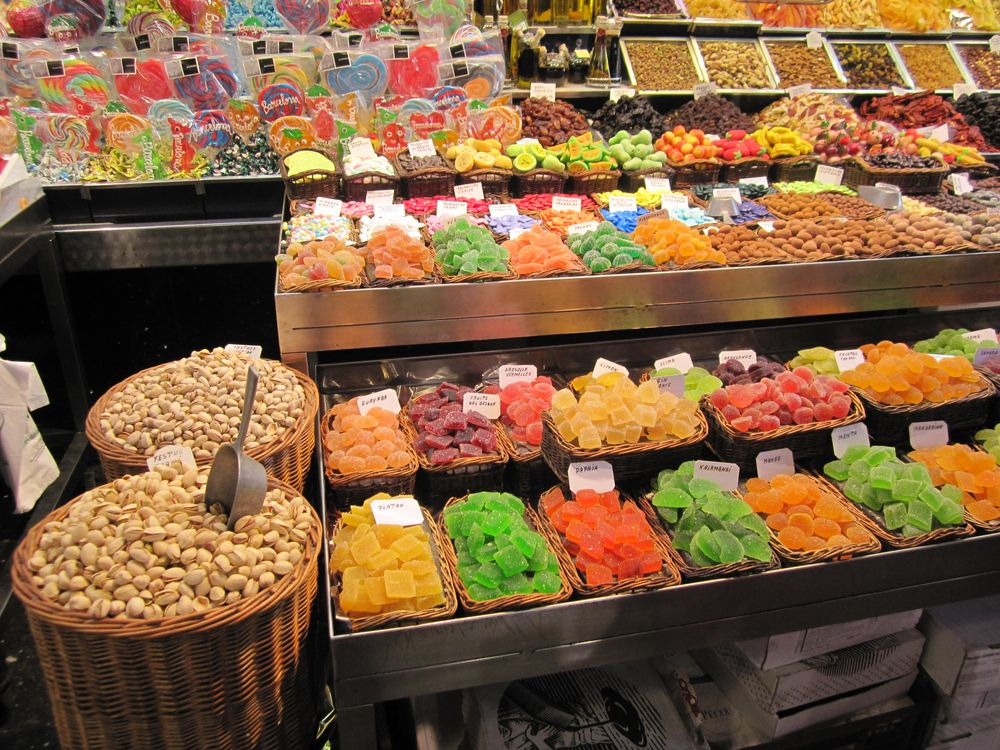
#> input picture WarmUp/Yami.jpg, 1000 x 750 px, found by its file name
$ jupyter execute WarmUp.ipynb   (shell and % lines are left out)
#> lines starting #> are read from the running program, lines starting #| are printed output that depends on the picture; after the words box and inside, x2 and y2 are one past the last pixel; in counts of white or black regions, pixels touching at a corner belong together
 #  <span style="color:blue">Computer Vision - Fall 2023

**Lecturer:** Prof Yael Moses, Reichman

**TA:** Eyal Friedma

Submission date: Not for submission

In this exercise, you'll practice using Jupyter notebook and run some basic functions, including those that involve working with images.

If you have any questions, please post them on the course Piazza. However, make sure to read your friends' posts before posting your own query.

Feel free to respond to your friends' questions or share something you've learned with the class on Piazza.

# <span style="color:blue"> Python's Examples
* Setting up Python libraries
* Arrays:
    - Definition
    - Properties
    - Elements  (index, first, last, a set)
    - Statistic functions
    - Algebric operations (Transpose, element wise operations,  matrix operations)
* Plot graphs
* Images:
    - Read/write/display
    - Basic operations on images

[cell 1]
# You need the following libraries in all your assignments

import numpy as np
import cv2
import matplotlib.pyplot as plt
from scipy.signal import convolve2d    #This is for convolution operation which we will learn in class

<span style="color:blue"> Simple example for if then else

[cell 2]
x=6

if x>4 :
    print('Big')
else:
    print(x)

[cell 3]
print('Big') if x>4 else print(x)

# <span style="color:blue">Arrays

 <span style="color:blue">Array Definition

[cell 4]
A=np.array([[1,2,3,4,5],[6,7,8,9,10]])        # Define a 2D array by values
M_zeros = np.zeros((7,5), np.uint8)            # Define a 2D array zero array by size and type
M_ones=np.ones((7,5), np.float32)             # Define a 2D array zero array by size and type

print('The values of A:\n',A)
print('The values of M_zeros:\n',M_zeros)
print('The values of M_ones:\n',M_ones)

 <span style="color:blue">Array Properties

[cell 5]
print('The shape of A:', A.shape)
print('\n')
print('The shape of A is also given by:',np.shape(A))
print('\n')
print('The shape of M_ones:', M_ones.shape)
print('\n')
print('The type of the data in A:', A.dtype)

 <span style="color:blue"> Aray elements

[cell 6]
print('The second element in the first row of A:', A[0,1])
print('\n')
print('The last element in the first row:', A[0,-1] )
print('\n')
print('The second row, all elemets from the third one up to the end', A[1,2:])
print('\n')

 <span style="color:blue">Statistic functions on the array elements

[cell 7]
print('The maximum value in A:', np.max(A))               #You can also try min, median, mean, etc.
print('An alternative way to compute it:', A.max())       #You can also try min, midean, avg, etc.
print('\n')
print('The maximum value in each column of A:', A.min(0))
print('An alternative way to compute it:', A.max(axis = 0)) # an alternative manner for the same operation
print('\n')
print('The maximum value in each row of A:', A.max(1))

[cell 8]
"Returns the index of  value"
loc = np.unravel_index(np.argmax(A, axis=None), A.shape)
loc = np.unravel_index(6, A.shape)
print('The max value of A is: {0}, at coordinates: {1} '
      .format(np.max(A), loc))

 <span style="color:blue"> Mathematical operations on arrays

[cell 9]
# Operations on elements
print('The matrix A:\n',A)
B=A+1                     # B has the same shape as A but '1' is added to each  of A  values
print('\n The matrix B:\n',B)
print('\n')
print(2*A)                # Scalar multiplication
print('\n')
print(A**2)               # Elementwise power

print('\n')
print(A*B)                # Elementwise multiplication operator
print('\n')
print(A**B)               # Elementwise power operator where the power is determined by corresponing B values.

 <span style="color:blue"> Tranpose

[cell 10]
print(A.T)
C=A.T

np.shape(C)

<span style="color:blue">  Logic operations:

[cell 11]
C = np.array([[0, 0, 1, 1],[1, 1, 0, 0]])
D = np.array([[0, 1, 1, 0],[0, 0, 1, 1]])

print(C & D)
print(C | D)

<span style="color:blue">  Element wise *, ^

[cell 12]
print('The matrix A:\n',A)
B=A+1                     # B has the same shape of a but the values of its elements are increased  by 1
print('\n The matrix B:\n',B)
# Element wise multiplication
print('\n', A*B)

# Element wise power

print('\n\n', A**B)

<span style="color:blue"> Matrix multiplication @

[cell 13]
print(A @ B.T)
print(A.T @ B)

 <span style="color:blue"> Making a stripes' array:

[cell 14]
M_stripes = np.copy(M_zeros)     # M_zeros is defined before
M_stripes[(1,3,5),:]=1
print(M_stripes)

 <span style="color:blue"> Connected components


[cell 15]
# Finding the connected components in a given array:
# The labels represent the number of components
# the connected_mat is an array where each connected component has a unique ID number (integer)
labels, connected_mat = cv2.connectedComponents(M_stripes, connectivity=8)
print(connected_mat)
print('The number of different labels is', labels)

# <span style="color:blue">  Plots and figures

[cell 16]
# specify the way plots behave in jupyter notebook
plt.rcParams['figure.figsize'] = (4.0, 4.0) # set default size of plots
plt.rcParams['image.interpolation'] = 'nearest'
plt.rcParams['image.cmap'] = 'gray'

[cell 17]
# Generate x values from -10 to 10
x=np.linspace(-10,10,21)
print(x)

y=x**2
print(y)

[cell 18]
plt.plot(x, y)
plt.xlabel('x')
plt.ylabel('$x^2$')
plt.title('Parabola')
plt.grid(True)
plt.show()
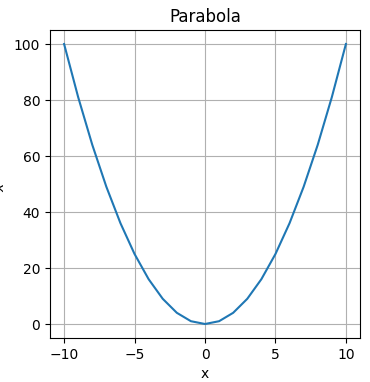
#> figure drawn by matplotlib, 1 panel; curve peaks at x = -10, y = 100

[cell 19]
# Generate x values from 0 to 2*pi (one complete cycle)
x = np.linspace(0, 2 * np.pi, 100)  # 100 points between 0 and 2*pi

# Calculate corresponding y values (sin(x))
y = np.sin(x)

# Plotting the sine function
plt.plot(x, y)
plt.xlabel('x')
plt.ylabel('sin(x)')
plt.title('Sine Function')
plt.grid(True)
plt.show()
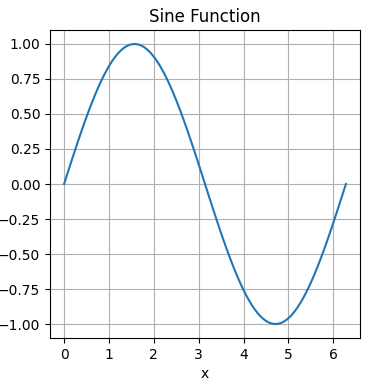
#> figure drawn by matplotlib, 1 panel; curve peaks at x = 1.59, y = 1

[cell 20]
# This is an example of 3D plot when applying a function

x = np.linspace(-5, 5, 11) #array of x values
y = np.linspace(-5, 5, 11) #array of y values
print(x)
x, y = np.meshgrid(x, y)  # Create a grid of points

def Gaussian(x, y,sig=1):
    return (1/(2*np.pi*sig**2))*np.exp(-(np.square(x) + np.square(y))/(2*sig**2))

sig=2               # parameter
G=Gaussian(x,y,2)


fig = plt.figure()
ax = fig.add_subplot(111, projection='3d')

# Plotting the 3D surface
surf = ax.plot_surface(x, y, G, cmap='viridis')

ax.set_xlabel('X-axis')
ax.set_ylabel('Y-axis')
ax.set_zlabel('Z-axis')
ax.set_title('Gaussian 3D Surface')

# Plotting in 3D
plt.show()
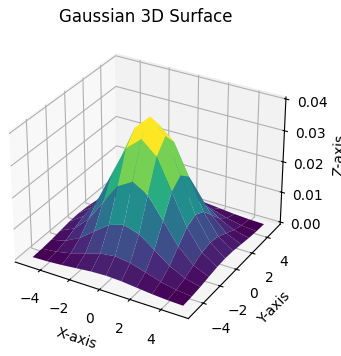
#> figure drawn by matplotlib, 1 panel

# <span style="color:blue"> Your Part


1. What is the shape of G?
2. Add a function that  normalizes the values in G such that the sum of its elements is 1.
2. Add a function that plots the Gaussian values along the x axis where the y value equals to 0.

# <span style="color:blue"> Images

[cell 21]
im_gray = cv2.imread('yami.jpg', cv2.IMREAD_GRAYSCALE)  # Read a color image as a Greyscale image
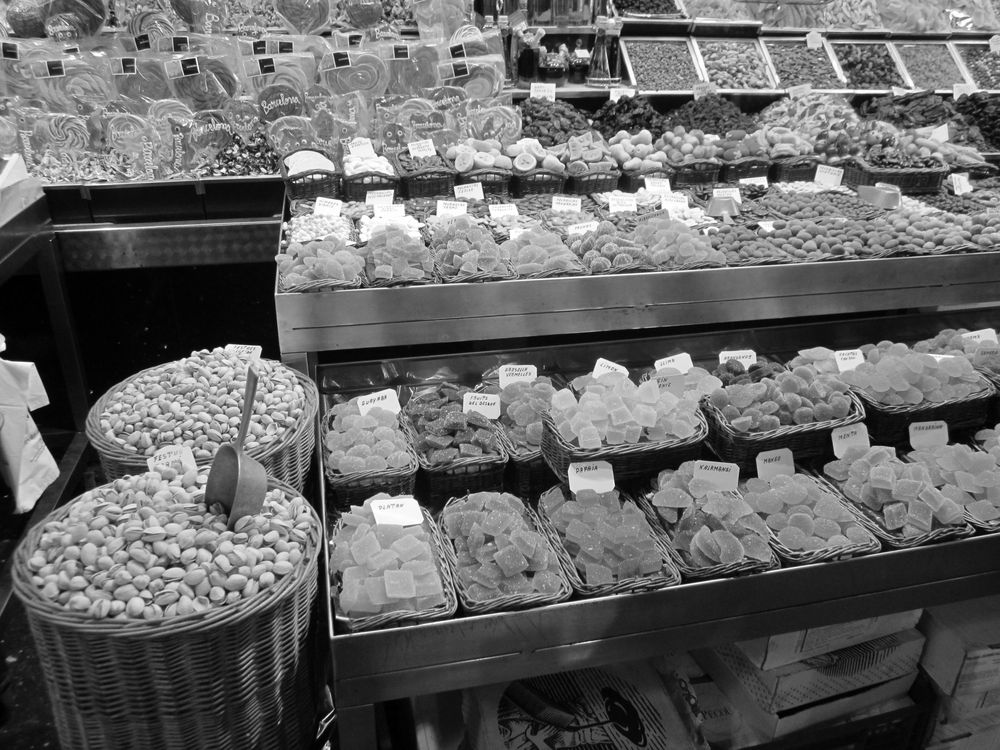
#> im_gray: shape (750, 1000); min 0, max 255, mean 101.9
print('The shape of im_gray:', im_gray.shape,'\n')
#| The shape of im_gray: (750, 1000)

print('The  value of a pixel:',im_gray[10,100],'\n')
#| The  value of a pixel: 39

print('The the value of a set of  pixels')
print(im_gray[10,100:110],'\n')
#| [ 39  44  56  65  97 121 138 132 125 157]


im_color= cv2.imread('yami.jpg', cv2.IMREAD_COLOR)      # Read a color image (it is read as BGR)
#> im_color is the input picture: shape (750, 1000, 3); mean B, G, R 64.6, 95.8, 127.9
im_color = cv2.cvtColor(im_color, cv2.COLOR_BGR2RGB)    # Make it RGB (try without this line and see ..)
                                            # To transfer a color image to gray scale use cv2.COLOR_BGR2GRAY
print('The shape of im_color:')
print(im_color.shape,'\n')
#| (750, 1000, 3)

print('The  value of a pixel:')
print(im_color[10,100,:])
#| [60 30 32]

[cell 22]
import matplotlib.pyplot as plt

# This specifies the way plots behave in jupyter notebook

plt.rcParams['figure.figsize'] = (8.0, 8.0) # set default size of plots on the screen
#plt.rcParams['image.cmap'] = 'gray'

plt.imshow(im_gray),
plt.title('Gray image')

[cell 23]
plt.rcParams['figure.figsize'] = (14.0, 4.0)
f, ((ax1, ax2)) = plt.subplots(1, 2, sharex='col', sharey='row')

ax1.imshow(im_gray), ax1.set_title('Gray image')
ax2.imshow(im_color), ax2.set_title('Color image')

[cell 24]
im_BW=np.copy(im_gray)
th=180
im_BW[im_BW>th]=255
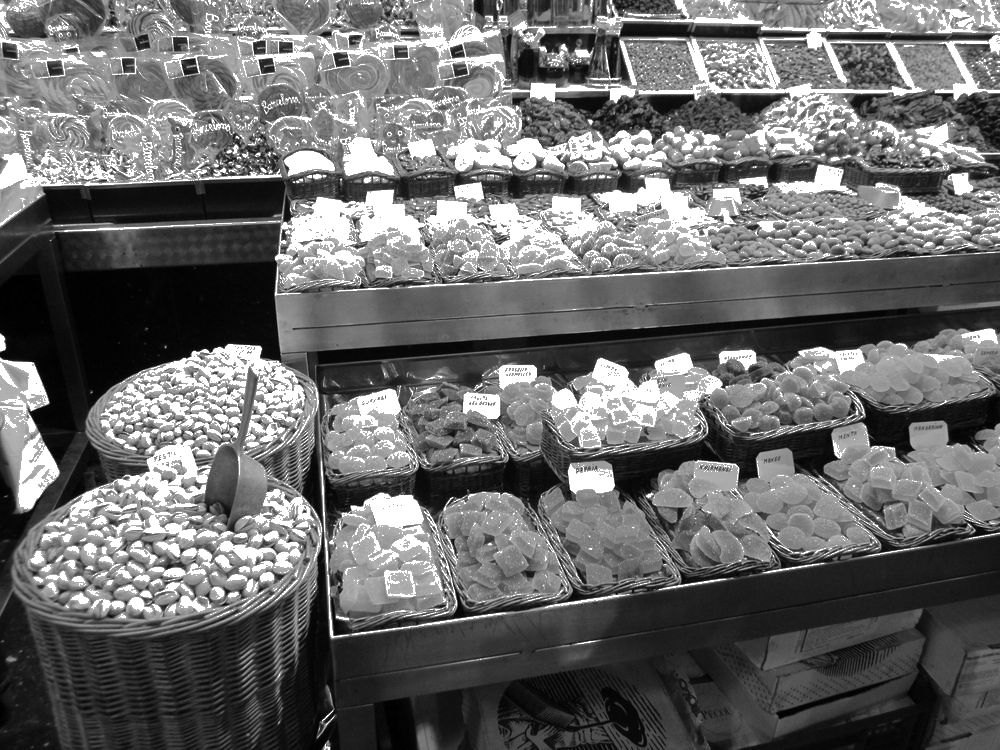
#> im_BW: shape (750, 1000); 12.2% of pixels changed, all inside (x1, y1, x2, y2) = (0, 0, 1000, 750)
im_BW[im_BW<=th]=0
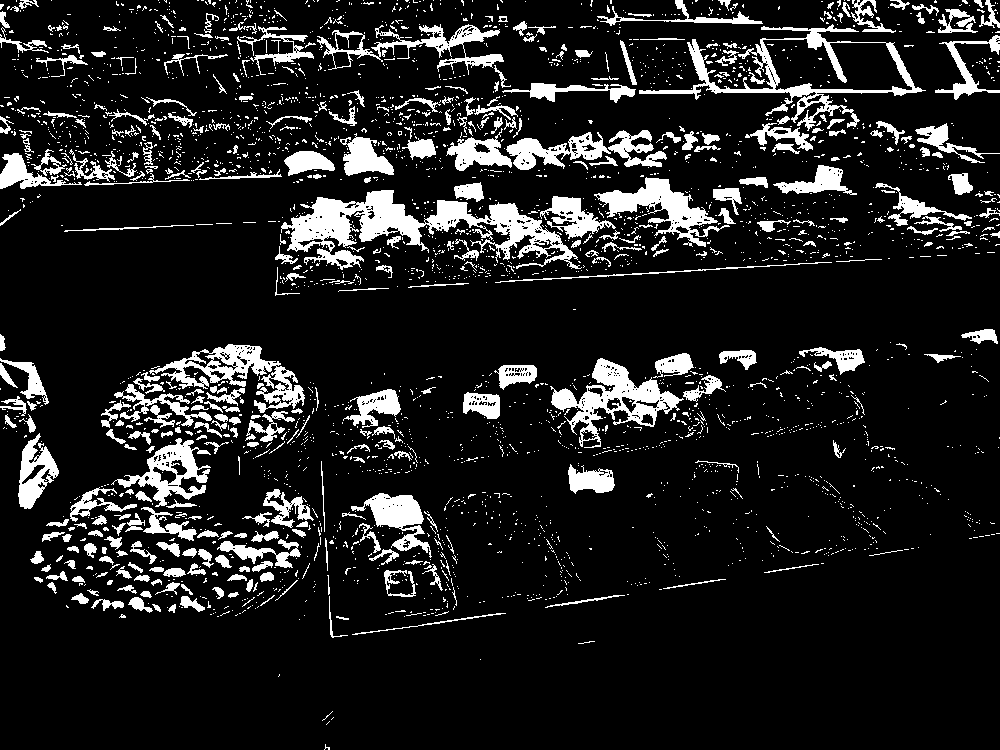
#> im_BW: shape (750, 1000); 12.4% white; 3125 white regions (2726 under 20 px), largest, box (x1, y1, x2, y2) and area: (281, 190, 582, 270) 8495, (639, 24, 926, 131) 4500, (550, 358, 684, 448) 3853
plt.rcParams['figure.figsize'] = (14.0, 4.0)
f, ((ax1, ax2)) = plt.subplots(1, 2, sharex='col', sharey='row')
ax1.imshow(im_gray), ax1.set_title('Gray image')
ax2.imshow(im_BW), ax2.set_title('Threshold image')

$ run again, with WarmUp/im1.jpg copied over WarmUp/Yami.jpg
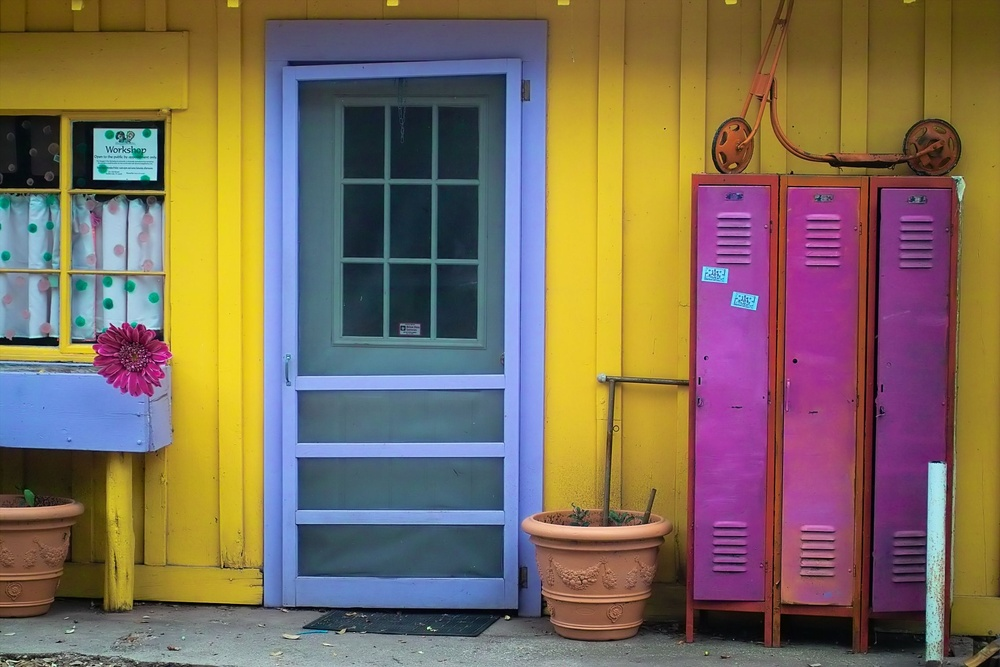
#> input picture WarmUp/im1.jpg, 1000 x 667 px, shrunk from 2268 x 1512 before the run, found by its file name
#| The shape of im_gray: (667, 1000)
#| The  value of a pixel: 62
#| [62 69 76 78 80 81 83 85 86 86]
#> im_color is the input picture: shape (667, 1000, 3); mean B, G, R 90.9, 108.7, 126.2
#| (667, 1000, 3)
#| [90 59  2]
#> `im_BW[im_BW>th]=255`:
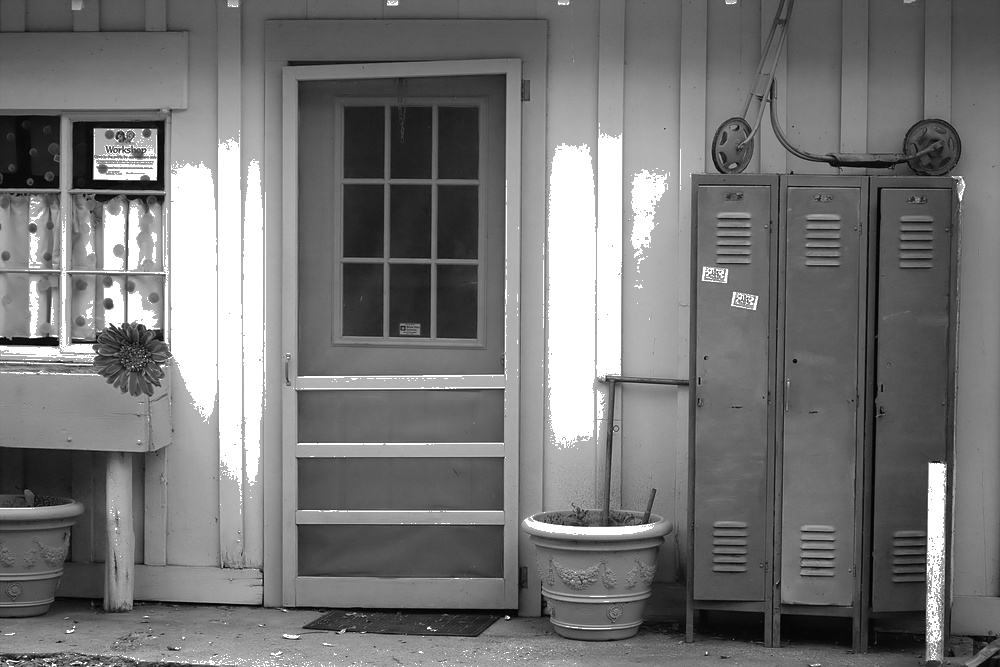
#> im_BW: shape (667, 1000); min 0, max 255, mean 117.3
#> `im_BW[im_BW<=th]=0`:
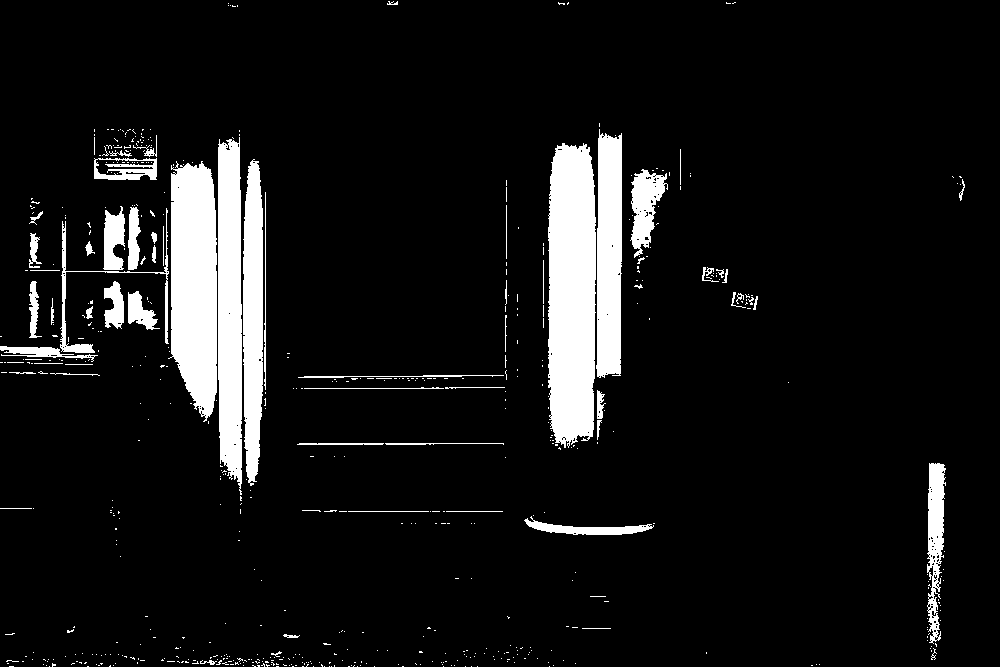
#> im_BW: shape (667, 1000); 8.6% white; 617 white regions (553 under 20 px), largest, box (x1, y1, x2, y2) and area: (548, 143, 596, 448) 13168, (168, 161, 217, 422) 10254, (218, 137, 242, 495) 7599
